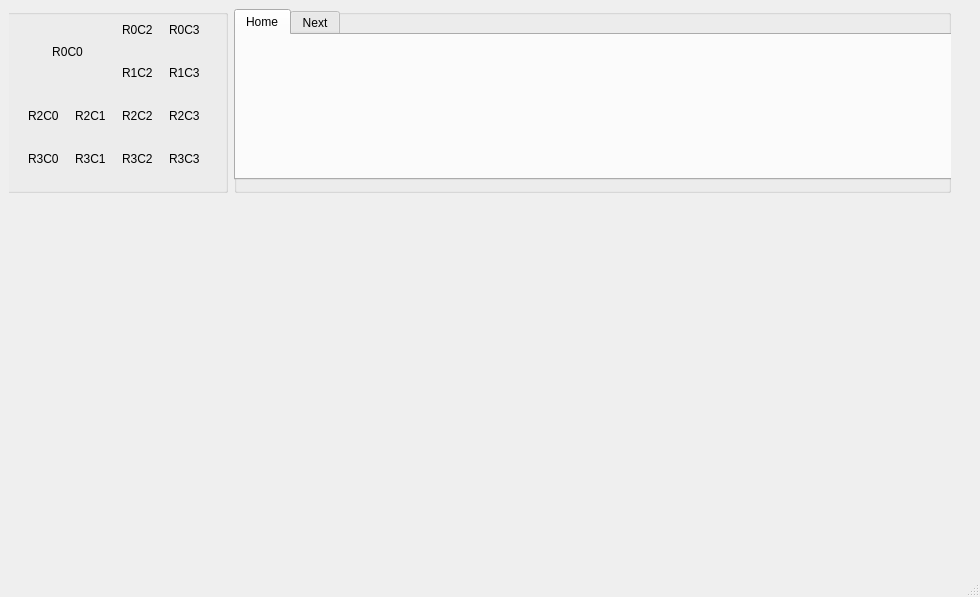
<?xml version="1.0" encoding="UTF-8"?>
<ui version="4.0">
 <class>MainWindow</class>
 <widget class="QMainWindow" name="MainWindow">
  <property name="geometry">
   <rect>
    <x>0</x>
    <y>0</y>
    <width>980</width>
    <height>597</height>
   </rect>
  </property>
  <property name="windowTitle">
   <string>MainWindow</string>
  </property>
  <widget class="QWidget" name="centralwidget">
   <layout class="QVBoxLayout" name="verticalLayout" stretch="2">
    <item>
     <widget class="QStackedWidget" name="stackedWidget">
      <property name="currentIndex">
       <number>0</number>
      </property>
      <widget class="QWidget" name="page">
       <widget class="QWidget" name="horizontalLayoutWidget">
        <property name="geometry">
         <rect>
          <x>-20</x>
          <y>0</y>
          <width>962</width>
          <height>184</height>
         </rect>
        </property>
        <layout class="QHBoxLayout" name="Ribbon_Bar" stretch="1,3">
         <item>
          <widget class="QGroupBox" name="groupBox_Master">
           <property name="title">
            <string/>
           </property>
           <widget class="QWidget" name="gridLayoutWidget">
            <property name="geometry">
             <rect>
              <x>30</x>
              <y>0</y>
              <width>191</width>
              <height>171</height>
             </rect>
            </property>
            <layout class="QGridLayout" name="gridLayout_Master" rowminimumheight="32,32,32,32" columnminimumwidth="32,32,32,32">
             <item row="2" column="3">
              <widget class="QLabel" name="label_R2_C3">
               <property name="minimumSize">
                <size>
                 <width>32</width>
                 <height>32</height>
                </size>
               </property>
               <property name="maximumSize">
                <size>
                 <width>32</width>
                 <height>32</height>
                </size>
               </property>
               <property name="text">
                <string>R2C3</string>
               </property>
              </widget>
             </item>
             <item row="2" column="1">
              <widget class="QLabel" name="label_R2_C1">
               <property name="minimumSize">
                <size>
                 <width>32</width>
                 <height>32</height>
                </size>
               </property>
               <property name="maximumSize">
                <size>
                 <width>32</width>
                 <height>32</height>
                </size>
               </property>
               <property name="text">
                <string>R2C1</string>
               </property>
              </widget>
             </item>
             <item row="3" column="1">
              <widget class="QLabel" name="label_R3_C1">
               <property name="minimumSize">
                <size>
                 <width>32</width>
                 <height>32</height>
                </size>
               </property>
               <property name="maximumSize">
                <size>
                 <width>32</width>
                 <height>32</height>
                </size>
               </property>
               <property name="text">
                <string>R3C1</string>
               </property>
              </widget>
             </item>
             <item row="0" column="0" rowspan="2" colspan="2">
              <widget class="QLabel" name="label_R0_C0">
               <property name="minimumSize">
                <size>
                 <width>0</width>
                 <height>64</height>
                </size>
               </property>
               <property name="maximumSize">
                <size>
                 <width>16777215</width>
                 <height>16777215</height>
                </size>
               </property>
               <property name="text">
                <string>R0C0</string>
               </property>
               <property name="alignment">
                <set>Qt::AlignCenter</set>
               </property>
              </widget>
             </item>
             <item row="3" column="2">
              <widget class="QLabel" name="label_R3_C2">
               <property name="minimumSize">
                <size>
                 <width>32</width>
                 <height>32</height>
                </size>
               </property>
               <property name="maximumSize">
                <size>
                 <width>32</width>
                 <height>32</height>
                </size>
               </property>
               <property name="text">
                <string>R3C2</string>
               </property>
              </widget>
             </item>
             <item row="3" column="3">
              <widget class="QLabel" name="label_R3_C3">
               <property name="minimumSize">
                <size>
                 <width>32</width>
                 <height>32</height>
                </size>
               </property>
               <property name="maximumSize">
                <size>
                 <width>32</width>
                 <height>32</height>
                </size>
               </property>
               <property name="text">
                <string>R3C3</string>
               </property>
              </widget>
             </item>
             <item row="3" column="0">
              <widget class="QLabel" name="label_R3_C0">
               <property name="minimumSize">
                <size>
                 <width>32</width>
                 <height>32</height>
                </size>
               </property>
               <property name="maximumSize">
                <size>
                 <width>32</width>
                 <height>32</height>
                </size>
               </property>
               <property name="text">
                <string>R3C0</string>
               </property>
              </widget>
             </item>
             <item row="2" column="0">
              <widget class="QLabel" name="label_R2_C0">
               <property name="minimumSize">
                <size>
                 <width>32</width>
                 <height>32</height>
                </size>
               </property>
               <property name="maximumSize">
                <size>
                 <width>32</width>
                 <height>32</height>
                </size>
               </property>
               <property name="text">
                <string>R2C0</string>
               </property>
              </widget>
             </item>
             <item row="0" column="2">
              <widget class="QLabel" name="label_R0_C2">
               <property name="minimumSize">
                <size>
                 <width>32</width>
                 <height>32</height>
                </size>
               </property>
               <property name="maximumSize">
                <size>
                 <width>32</width>
                 <height>32</height>
                </size>
               </property>
               <property name="text">
                <string>R0C2</string>
               </property>
              </widget>
             </item>
             <item row="0" column="3">
              <widget class="QLabel" name="label_R0_C3">
               <property name="minimumSize">
                <size>
                 <width>32</width>
                 <height>32</height>
                </size>
               </property>
               <property name="maximumSize">
                <size>
                 <width>32</width>
                 <height>32</height>
                </size>
               </property>
               <property name="text">
                <string>R0C3</string>
               </property>
              </widget>
             </item>
             <item row="1" column="2">
              <widget class="QLabel" name="label_R1_C2">
               <property name="minimumSize">
                <size>
                 <width>32</width>
                 <height>32</height>
                </size>
               </property>
               <property name="maximumSize">
                <size>
                 <width>32</width>
                 <height>32</height>
                </size>
               </property>
               <property name="text">
                <string>R1C2</string>
               </property>
              </widget>
             </item>
             <item row="1" column="3">
              <widget class="QLabel" name="label_R1_C3">
               <property name="minimumSize">
                <size>
                 <width>32</width>
                 <height>32</height>
                </size>
               </property>
               <property name="maximumSize">
                <size>
                 <width>32</width>
                 <height>32</height>
                </size>
               </property>
               <property name="text">
                <string>R1C3</string>
               </property>
              </widget>
             </item>
             <item row="2" column="2">
              <widget class="QLabel" name="label_R2_C2">
               <property name="minimumSize">
                <size>
                 <width>32</width>
                 <height>32</height>
                </size>
               </property>
               <property name="maximumSize">
                <size>
                 <width>32</width>
                 <height>32</height>
                </size>
               </property>
               <property name="text">
                <string>R2C2</string>
               </property>
              </widget>
             </item>
            </layout>
           </widget>
          </widget>
         </item>
         <item>
          <widget class="QGroupBox" name="groupBox_Tab">
           <property name="minimumSize">
            <size>
             <width>0</width>
             <height>0</height>
            </size>
           </property>
           <property name="maximumSize">
            <size>
             <width>16777215</width>
             <height>16777215</height>
            </size>
           </property>
           <property name="styleSheet">
            <string notr="true"/>
           </property>
           <property name="title">
            <string/>
           </property>
           <property name="flat">
            <bool>false</bool>
           </property>
           <widget class="QTabWidget" name="tabWidget_Ribbon_Bar">
            <property name="geometry">
             <rect>
              <x>0</x>
              <y>0</y>
              <width>925</width>
              <height>171</height>
             </rect>
            </property>
            <property name="currentIndex">
             <number>0</number>
            </property>
            <widget class="QWidget" name="tab_Home">
             <attribute name="title">
              <string>Home</string>
             </attribute>
            </widget>
            <widget class="QWidget" name="tab_Next">
             <attribute name="title">
              <string>Next</string>
             </attribute>
            </widget>
           </widget>
          </widget>
         </item>
        </layout>
       </widget>
      </widget>
      <widget class="QWidget" name="page_2"/>
     </widget>
    </item>
   </layout>
  </widget>
  <widget class="QStatusBar" name="statusbar"/>
 </widget>
 <resources/>
 <connections/>
</ui>
